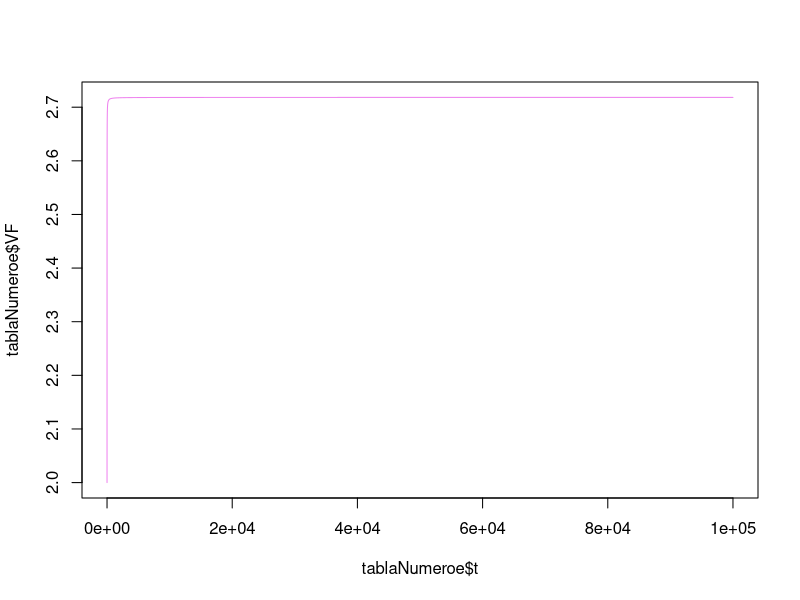

Source code (R):
#este es mi primer script de R en clase:
#Creamos un objeto numerico llamado a:"
a=5
#Creamos un objeto numerico llamado A:
A=5
#Creamos un objeto numerico llamado A,2:
A2=5
#Creamos un vectorde numeros
vector1=c(1,2,pi,10)
#Creamos un vector con una secuencia de numeros del 1 al 100,000
t=1:100000
#creamos una secuencia de numeros pero ahora se incrementa en 
#o.o2 unidades:
t2=seq(from=1,to=10,by=0.02)
#creamos un objeto con una sola cadena de texto:
objetoTexto1="UMSNH"
#creamos un vector con cadena de texto:
vectorTexto1=c("FCCA","UMSNH","2024")

#creamos un objeto tipo data.drame con los calculos del numero e:
#primero creamos los objetos que seran insumos para el calculo de VF:
VA=1
i=1
nTotal=10000

tablaNumeroe=data.frame(
                        t=t,
                        VF=VA*((1+(i/t))^t)
                       )
#creamos un objeto tipo lista con la tabla del numero e y algunos otros objetos:
objetolista1=list(
                 tableE=tablaNumeroe,
                 valorActual=VA,
                 tasaInteres=i,
                 periodosSimulados=nTotal
                 )
#Ahora grafico los valores de la tabla del numero e:

plot(x=tablaNumeroe$t,y=tablaNumeroe$VF,type="l",
     col="violet")

